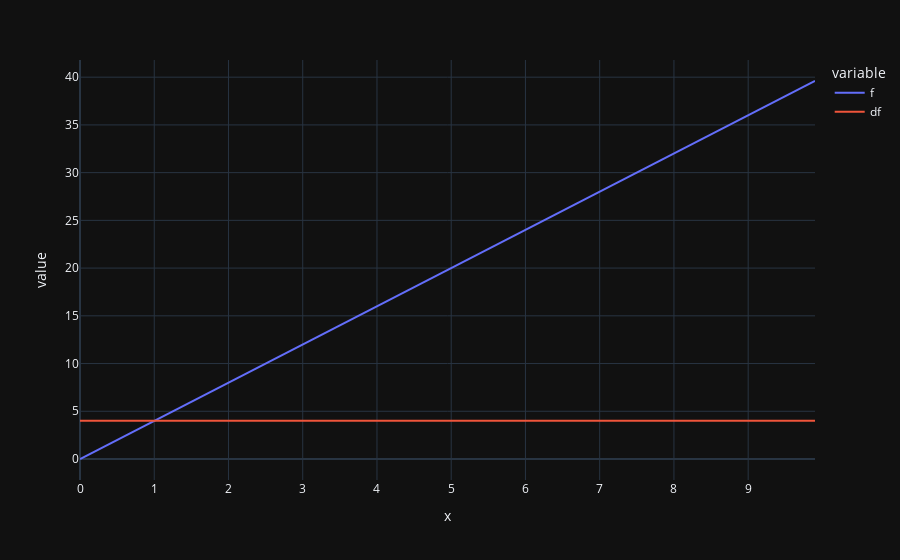

This figure's notebook cell:
### Code cell
fig = px.line(df, x="x", y=["f", "df"])
fig.show()
